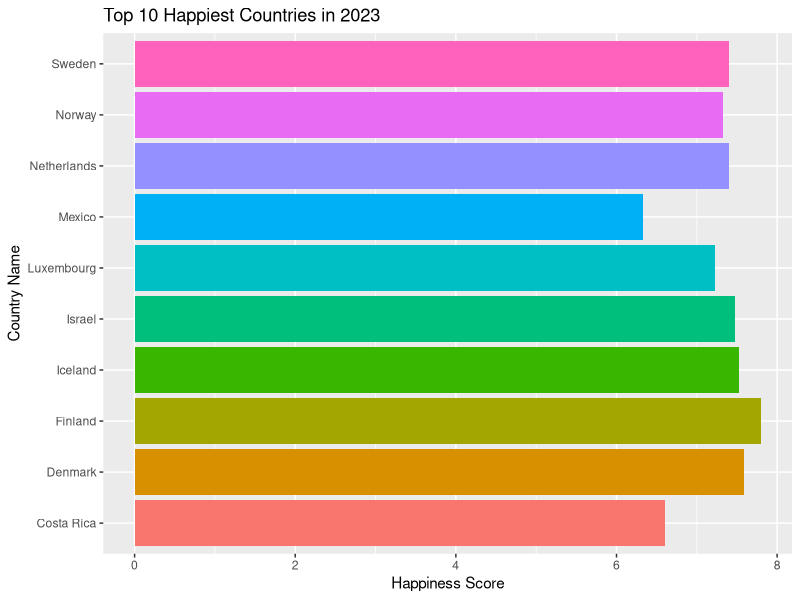
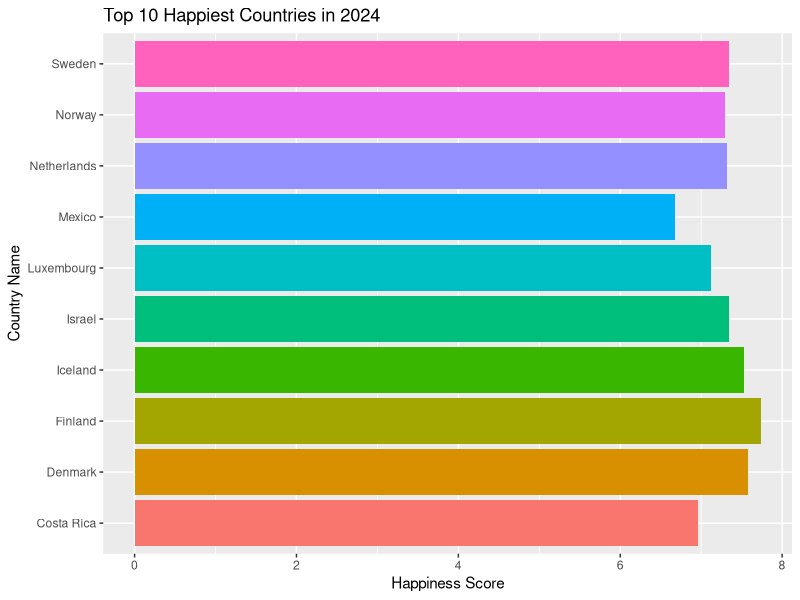
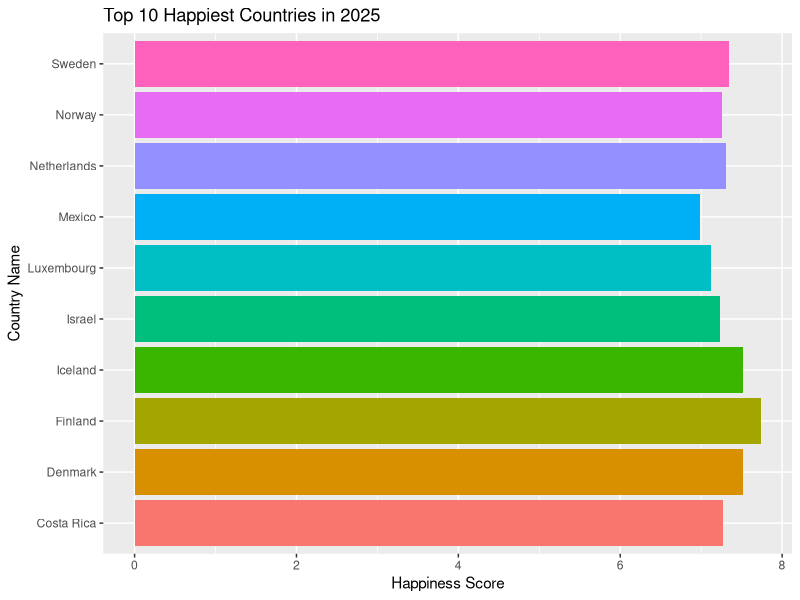
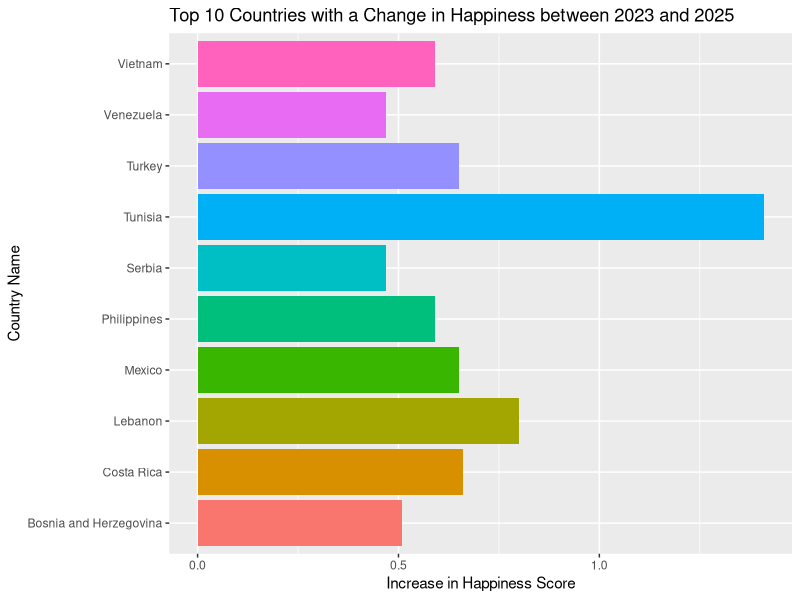

R code for these plots, in order:
## ---- chunk 1
library(tidyverse)
happy2023=read.csv("happiness2023.csv")
happy2024=read.csv("happiness2024.csv")
happy2025=read.csv("happiness2025.csv")


Hap25 = ggplot(head(happy2025,10), aes(x=country, y=WorldHappinessScore_2025, fill= country))+
  geom_bar(stat="identity")+
  labs(x="Country Name", y="Happiness Score", title="Top 10 Happiest Countries in 2025")+
  coord_flip()+
    theme(legend.position="none")

## ---- chunk 2
Hap24 = ggplot(head(happy2024,10), aes(x=country, y=WorldHappinessScore_2024, fill= country))+
  geom_bar(stat="identity")+
  labs(x="Country Name", y="Happiness Score", title="Top 10 Happiest Countries in 2024")+
  coord_flip()+
    theme(legend.position="none")
 
## ---- chunk 3
Hap23 = ggplot(head(happy2023,10), aes(x=country, y=WorldHappinessScore_2023, fill= country))+
  geom_bar(stat="identity")+
  labs(x="Country Name", y="Happiness Score", title="Top 10 Happiest Countries in 2023")+
  coord_flip()+
    theme(legend.position="none")
 
## ---- chunk 4
HappinessDiff2025 = happy2025 %>%
  inner_join(happy2023, by = "country") %>%
  mutate(Difference = WorldHappinessScore_2025 - WorldHappinessScore_2023)
HappinessDiff2025= arrange(HappinessDiff2025, desc(Difference))

HapDiff25 = ggplot(head(HappinessDiff2025,10), aes(x=country, y=Difference, fill= country))+
  geom_bar(stat="identity")+
  labs(x="Country Name", y="Increase in Happiness Score", title="Top 10 Countries with a Change in Happiness between 2023 and 2025")+
  coord_flip()+
    theme(legend.position="none")
